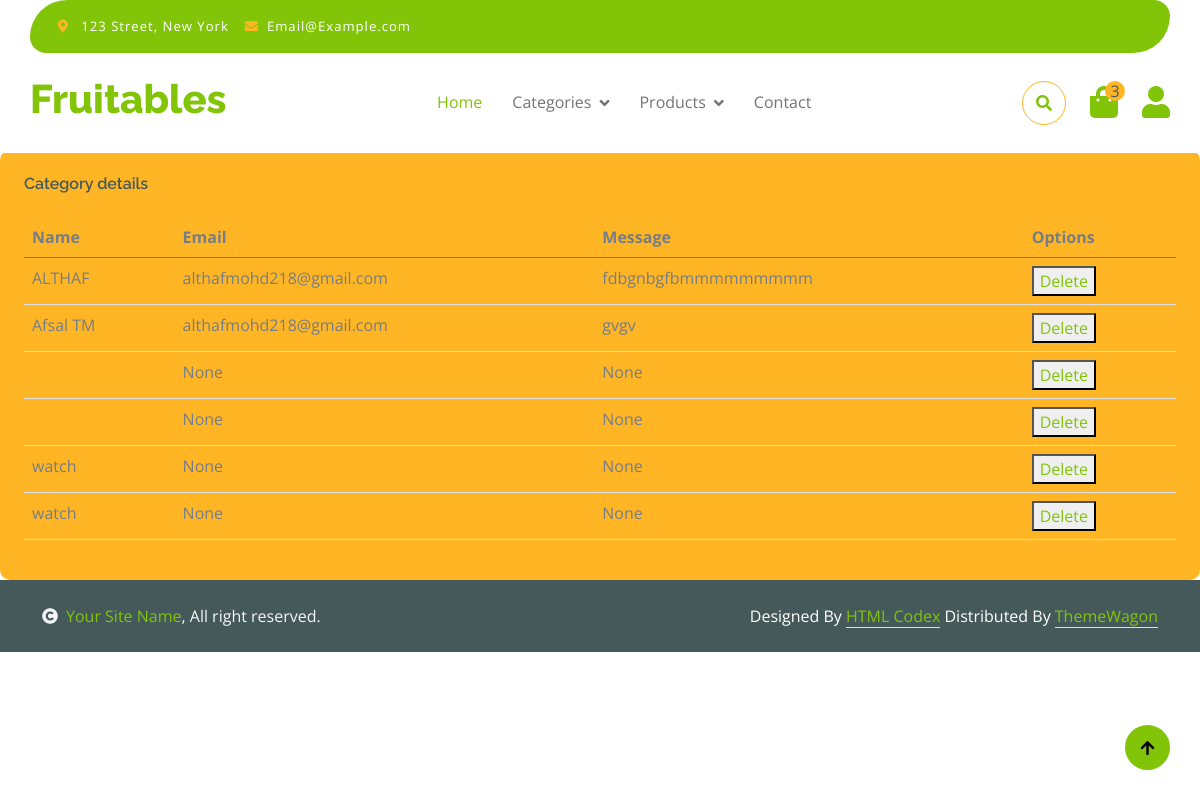
The app's page /textileapp/view_contact/ with its own data.
### webapp/models.py (models this page shows)
class contactdb(models.Model):
    name = models.CharField(max_length=50,null=True,blank=True)
    email = models.EmailField(max_length=50, null=True, blank=True)
    message = models.TextField(max_length=100, null=True, blank=True)

### textileapp/views.py (the view)
# urls.py: path('view_contact/',views.view_contact,name='view_contact'),
def view_contact(request):
    contact=contactdb.objects.all()
    return render(request, 'view_contact.html', {'contact': contact})

### textileapp/templates/view_contact.html (shortened to what this page needs)
<!DOCTYPE html>
{% extends 'index.html' %}
{% block content %}
<html lang="en">
<head>
</head>
<body>
<div class="col-12" style="margin-top: 150px;">
                        <div class="bg-secondary rounded h-100 p-4">
                            <h6 class="mb-4">Category details</h6>
                            <div class="table-responsive">
                                <table class="table">
                                    <thead>
                                        <tr>
                                            <th scope="col">Name</th>
                                            <th scope="col">Email</th>
                                            <th scope="col">Message</th>
                                            <th scope="col">Options</th>
                                        </tr>
                                    </thead>
                                    <tbody>
                                     {% for d in contact %}
            <tr>
                <td>{{ d.name }}</td>
                <td>{{ d.email }}</td>
                <td>{{ d.message }}</td>
                <td>
                    <button>
                        <a href="{% url 'delete_contact' contact_id=d.id %}">Delete</a>
                    </button>
                </td>
            </tr>
            {% endfor %}
                                    </tbody>
                                </table>
                            </div>
                        </div>
                    </div>
</body>
</html>
{% endblock %}

### records on screen
contactdb: name "ALTHAF", email "althafmohd218@gmail.com", message "fdbgnbgfbmmmmmmmmm"
contactdb: name "Afsal TM", email "althafmohd218@gmail.com", message "gvgv"
contactdb: email "None", message "None"
contactdb: email "None", message "None"
contactdb: name "watch", email "None", message "None"
contactdb: name "watch", email "None", message "None"
